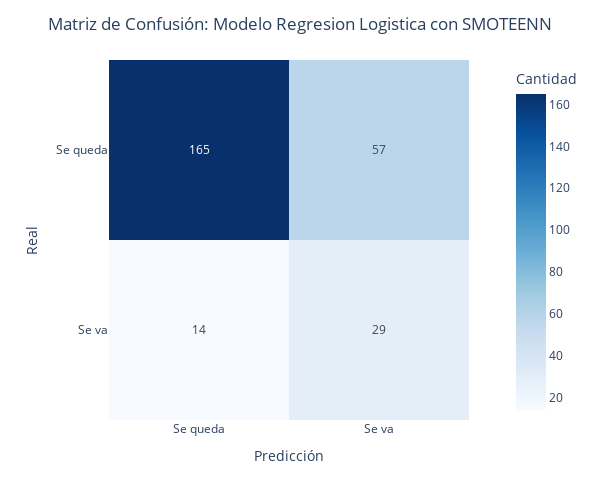

Notebook source saved alongside this figure:
### Code cell
gr = show_confusion_matrix(y_test, pred, 'Regresion Logistica con SMOTEENN')
gr

### Figure 1 — Plotly figure (JSON) as saved in the notebook; plotly's stock layout.template omitted (floating-point values rounded to 4 significant figures)
{"data": [{"coloraxis": "coloraxis", "hovertemplate": "Predicción: %{x}<br>Real: %{y}<br>Cantidad: %{z}<extra></extra>", "name": "0", "texttemplate": "%{z}", "type": "heatmap", "x": ["Se queda", "Se va"], "xaxis": "x", "y": ["Se queda", "Se va"], "yaxis": "y", "z": [[165, 57], [14, 29]]}], "layout": {"coloraxis": {"colorbar": {"title": {"text": "Cantidad"}}, "colorscale": [[0, "rgb(247,251,255)"], [0.125, "rgb(222,235,247)"], [0.25, "rgb(198,219,239)"], [0.375, "rgb(158,202,225)"], [0.5, "rgb(107,174,214)"], [0.625, "rgb(66,146,198)"], [0.75, "rgb(33,113,181)"], [0.875, "rgb(8,81,156)"], [1, "rgb(8,48,107)"]]}, "height": 500, "margin": {"t": 60}, "title": {"text": "Matriz de Confusión: Modelo Regresion Logistica con SMOTEENN", "x": 0.5}, "width": 600, "xaxis": {"anchor": "y", "constrain": "domain", "domain": [0, 1], "scaleanchor": "y", "title": {"text": "Predicción"}}, "yaxis": {"anchor": "x", "autorange": "reversed", "constrain": "domain", "domain": [0, 1], "title": {"text": "Real"}}}}
